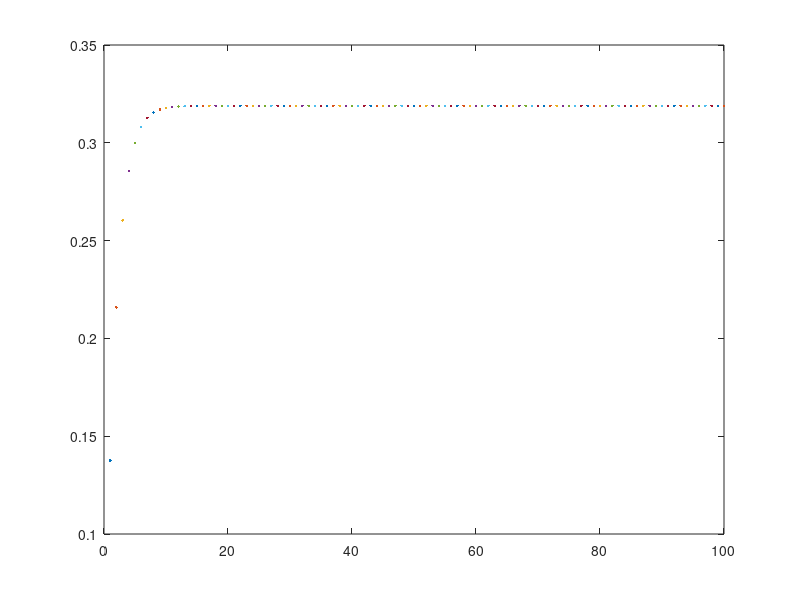

Write MATLAB code to recreate this figure.
%Test the steady state covariance
F=1;
Q=0.24218176;
k=0.43162217;
H=1;
est_2 = 0;
for i=1:100
    est_1 =  F*est_2+Q;
    est_2 = (1-k*H)*est_1
    plot(i,est_2)
    hold on
end

((1-k*H)*Q)/(1-(1-k*H)*F)